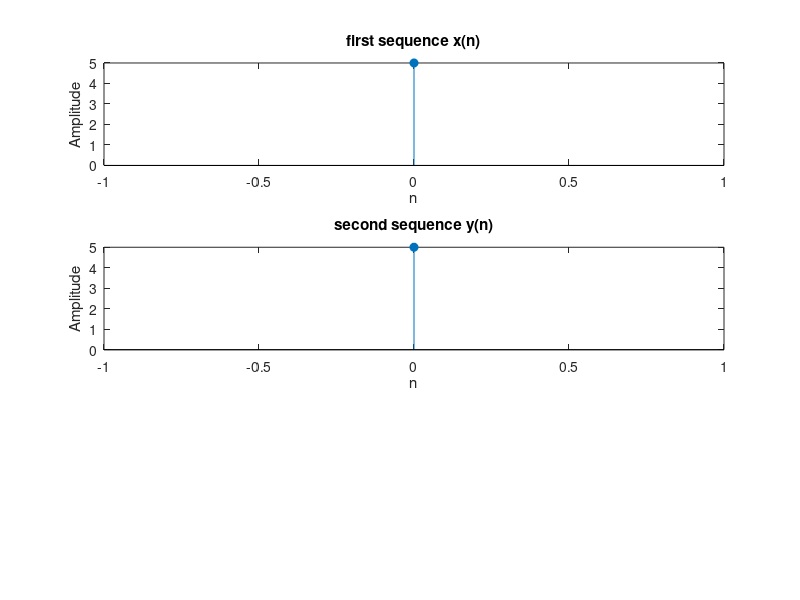

This chart was generated by the following MATLAB code: (Note: this script raises an error after producing the figure.)
clc;
clear all;
close all;

x = input('Enter the first sequence (e.g., [1 1 2 2]) x(n) = '); 
n = 0:(length(x)-1);  


subplot(3,1,1);
stem(n, x, 'filled');
xlabel('n');
ylabel('Amplitude');
title('first sequence x(n)');

y = input('Enter the second sequence (e.g., [1 2 1 2]) y(n) = '); 
subplot(3,1,2);
stem(n, y, 'filled');
xlabel('n');
ylabel('Amplitude');
title('second sequence y(n)');

l = -(length(x)-1):(length(x)-1); 
z = xcorr(x, y);
subplot(3,1,3);
stem(l, z, 'filled');
xlabel('Lag');
ylabel('Amplitude');
title('Cross-correlation between x(n) and y(n)');
